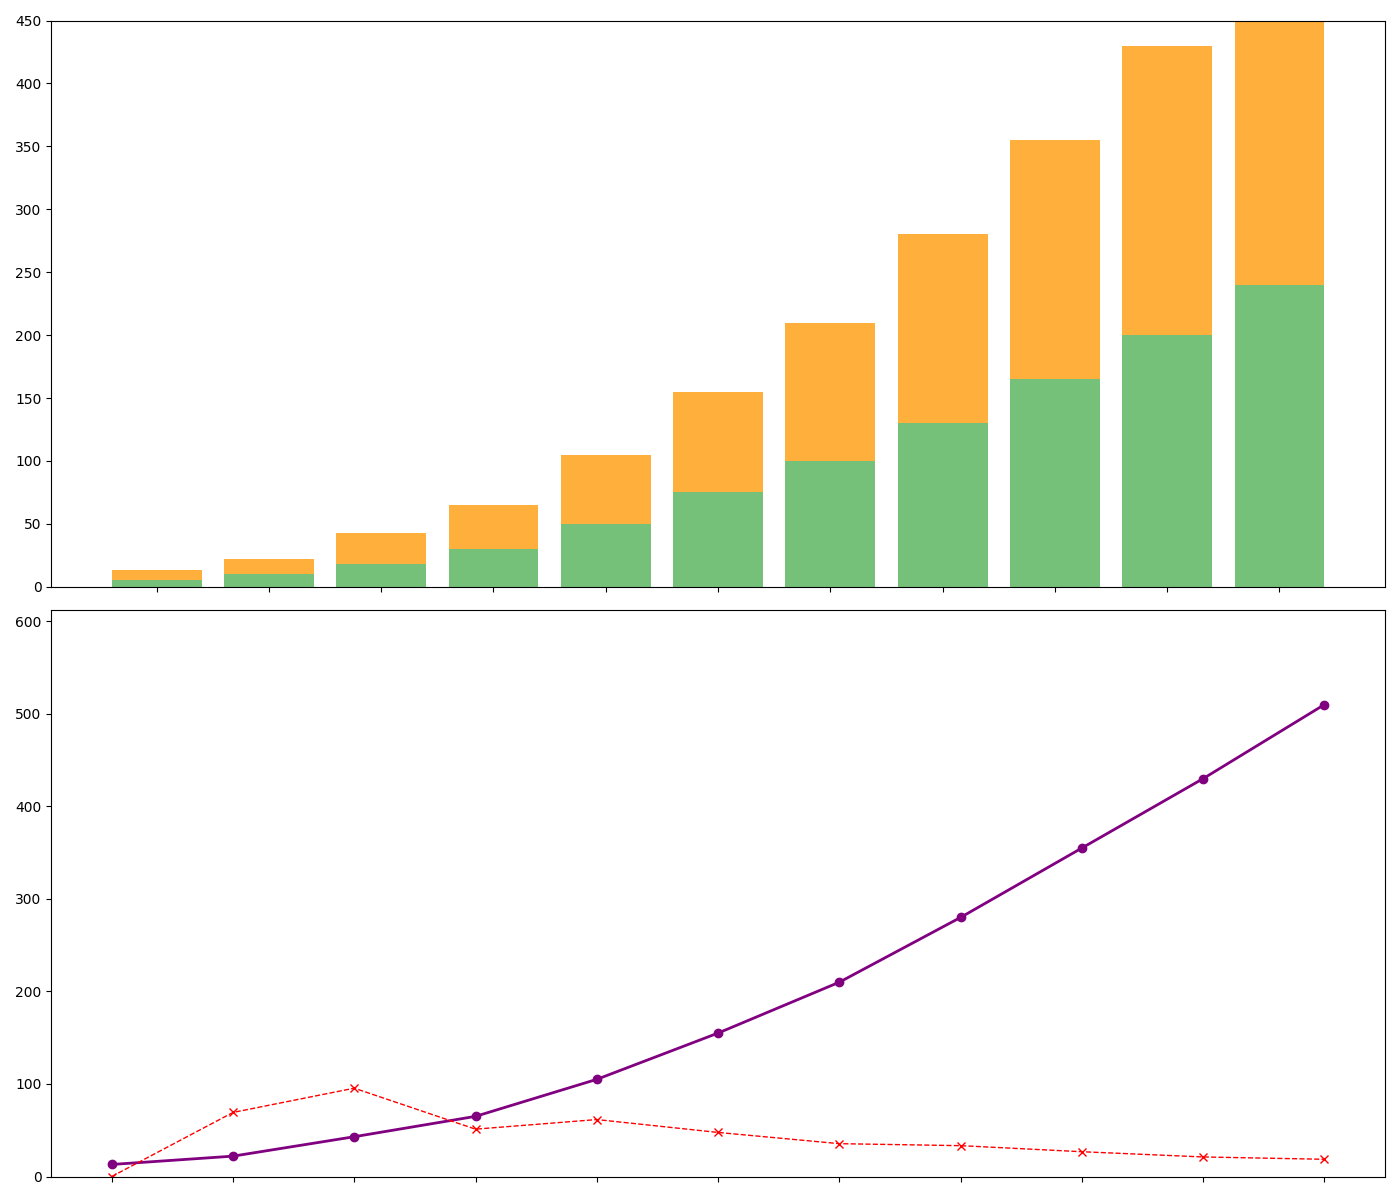

The script that drew this image:
import matplotlib.pyplot as plt
import numpy as np

years = np.arange(2020, 2031)
solar_energy = np.array([5, 10, 18, 30, 50, 75, 100, 130, 165, 200, 240])
wind_energy = np.array([8, 12, 25, 35, 55, 80, 110, 150, 190, 230, 270])

total_renewable_energy = solar_energy + wind_energy
percentage_growth = np.zeros(len(total_renewable_energy))
percentage_growth[1:] = ((total_renewable_energy[1:] - total_renewable_energy[:-1]) / total_renewable_energy[:-1]) * 100

fig, axes = plt.subplots(2, 1, figsize=(14, 12))

# Bar chart for stacked energy sources
axes[0].bar(years, solar_energy, color='#66bb6a', alpha=0.9)
axes[0].bar(years, wind_energy, bottom=solar_energy, color='#ffa726', alpha=0.9)

axes[0].set_xticks(years)
axes[0].set_xticklabels([])
axes[0].set_ylim(0, 450)  # Adjusted ylim since hydro_energy is removed

# Plot for total renewable energy and growth percentage
axes[1].plot(years, total_renewable_energy, color='purple', marker='o', linewidth=2)
axes[1].plot(years, percentage_growth, color='red', linestyle='--', marker='x', linewidth=1)

axes[1].set_xticks(years)
axes[1].set_xticklabels([])
axes[1].set_ylim(0, max(total_renewable_energy) * 1.2)

plt.tight_layout()
plt.show()
